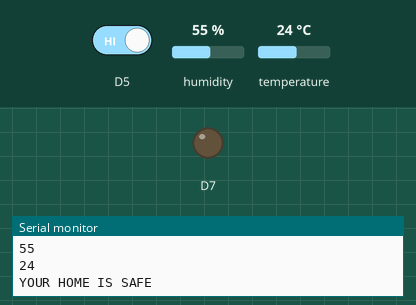
Recording of a sketch running on a simulated ESP8266 (NodeMCU). On the bench: output pins drawn as LEDs (lit = HIGH), the last lines printed to the serial monitor. The inputs (shaded band) are chosen by the test bench; at power-on: D5 HIGH, humidity 55 %, temperature 24 °C. WiFi joins after 1.5 s; servers stay silent unless stated.

Above: at 3.0 s.
3.1 s: D5 driven LOW
At 4.8 s:
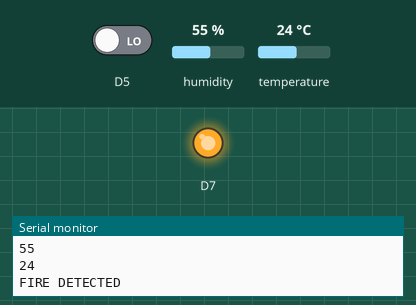
5.3 s: D5 driven HIGH
At 7.3 s:
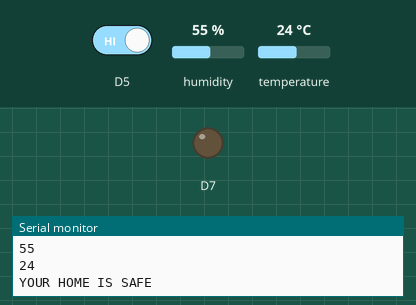
Timing chart, 0 to 8.8 s (numbered marks = the images above; inputs shaded):
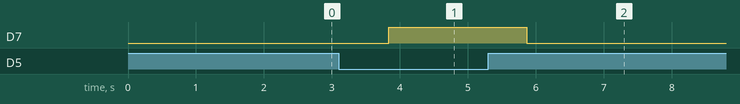

The sketch:

iot_temperature.ino
```cpp
#define BLYNK_PRINT Serial
#include <ESP8266WiFi.h>
#include <BlynkSimpleEsp8266.h>
#include <DHT.h>
 #define DHTPIN D2
 #define DHTTYPE DHT11
 DHT dht(DHTPIN, DHTTYPE);
uint8_t h, t;
int fire;


// You should get Auth Token in the Blynk App.
// Go to the Project Settings (nut icon).
char auth[] = "vukGsVAZT0QPOR7fQjvQ80Q1HgipynSb";

// Your WiFi credentials.
// Set password to "" for open networks.
char ssid[] = "IOT";
char pass[] = "12345678";
        // What digital pin we're connected to


// This function sends Arduino's up time every second to Virtual Pin (5).
// In the app, Widget's reading frequency should be set to PUSH. This means
// that you define how often to send data to Blynk App.
void sendSensor()
{
  h = dht.readHumidity();
  t = dht.readTemperature(); // or dht.readTemperature(true) for Fahrenheit

  if (isnan(h) || isnan(t)) {
    Serial.println("Failed to read from DHT sensor!");
    return;
  }
  // You can send any value at any time.
  // Please don't send more that 10 values per second.
  Blynk.virtualWrite(V5, h);
  Blynk.virtualWrite(V6, t);
  Serial.println(h);
  Serial.println(t);


}

void setup()
{
  // Debug console
  Serial.begin(115200);
dht.begin();
delay(10);
  Blynk.begin(auth, ssid, pass);
  pinMode(D7,OUTPUT);
  pinMode(D5,INPUT);
  // You can also specify server:
  //Blynk.begin(auth, ssid, pass, "blynk-cloud.com", 8442);
  //Blynk.begin(auth, ssid, pass, IPAddress(192,168,1,100), 8442);


  // Setup a function to be called every second
  //timer.setInterval(1000L, sendSensor);
}

void loop()
{
  Blynk.run();
  fire=digitalRead(D5);
  if(fire==0)
  {
    digitalWrite(D7,HIGH);
    Serial.println("FIRE DETECTED");
    Blynk.virtualWrite(V2,"FIRE DETECTED! \n" );
    Blynk.notify("FIRE DETECTED");
    Blynk.email("surajkumarpattanaik3@gmail.com","FIRE ALERT","FIRE DETECTED");
  }
  else
  {
    digitalWrite(D7,LOW);
    Serial.println("YOUR HOME IS SAFE ");
    Blynk.virtualWrite(V2,"YOUR HOME IS SAFE! \n");
  }
  delay(1000);
 //timer.run();
  sendSensor();
}
```

Measured:
- after the input at 3.1 s, D7: LOW → HIGH after 0.74 s
- after the input at 5.3 s, D7: HIGH → LOW after 0.57 s
